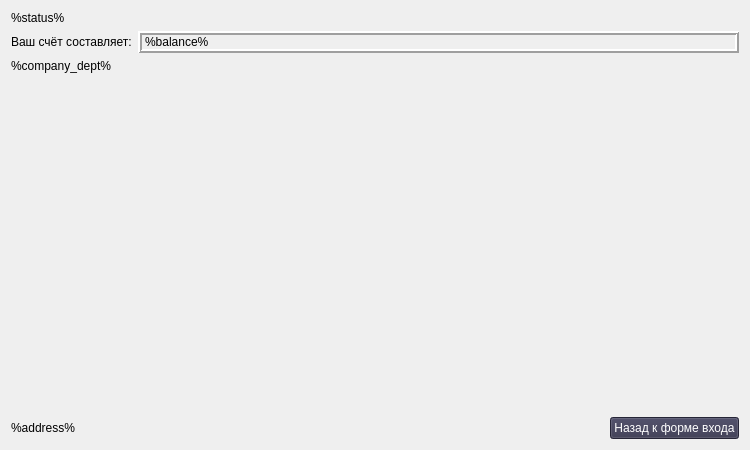
<?xml version="1.0" encoding="UTF-8"?>
<ui version="4.0">
 <class>admin</class>
 <widget class="QWidget" name="admin">
  <property name="geometry">
   <rect>
    <x>0</x>
    <y>0</y>
    <width>750</width>
    <height>450</height>
   </rect>
  </property>
  <property name="sizePolicy">
   <sizepolicy hsizetype="Fixed" vsizetype="Fixed">
    <horstretch>0</horstretch>
    <verstretch>0</verstretch>
   </sizepolicy>
  </property>
  <property name="minimumSize">
   <size>
    <width>750</width>
    <height>450</height>
   </size>
  </property>
  <property name="maximumSize">
   <size>
    <width>750</width>
    <height>450</height>
   </size>
  </property>
  <property name="windowTitle">
   <string>Форма</string>
  </property>
  <layout class="QVBoxLayout" name="verticalLayout">
   <item>
    <widget class="QLabel" name="status">
     <property name="styleSheet">
      <string notr="true">font: 25 50pt &quot;Segoe UI&quot;;</string>
     </property>
     <property name="text">
      <string>%status%</string>
     </property>
    </widget>
   </item>
   <item>
    <layout class="QHBoxLayout" name="horizontalLayout">
     <item>
      <widget class="QLabel" name="label_2">
       <property name="sizePolicy">
        <sizepolicy hsizetype="Fixed" vsizetype="Fixed">
         <horstretch>0</horstretch>
         <verstretch>0</verstretch>
        </sizepolicy>
       </property>
       <property name="text">
        <string>Ваш счёт составляет:</string>
       </property>
      </widget>
     </item>
     <item>
      <widget class="QLabel" name="ad_bal">
       <property name="sizePolicy">
        <sizepolicy hsizetype="Expanding" vsizetype="Fixed">
         <horstretch>0</horstretch>
         <verstretch>0</verstretch>
        </sizepolicy>
       </property>
       <property name="frameShape">
        <enum>QFrame::Box</enum>
       </property>
       <property name="frameShadow">
        <enum>QFrame::Raised</enum>
       </property>
       <property name="lineWidth">
        <number>2</number>
       </property>
       <property name="text">
        <string>%balance%</string>
       </property>
      </widget>
     </item>
    </layout>
   </item>
   <item>
    <widget class="QLabel" name="company_dept">
     <property name="text">
      <string>%company_dept%</string>
     </property>
    </widget>
   </item>
   <item>
    <spacer name="verticalSpacer">
     <property name="orientation">
      <enum>Qt::Vertical</enum>
     </property>
     <property name="sizeHint" stdset="0">
      <size>
       <width>20</width>
       <height>235</height>
      </size>
     </property>
    </spacer>
   </item>
   <item>
    <layout class="QHBoxLayout" name="horizontalLayout_2">
     <item>
      <widget class="QLabel" name="address">
       <property name="text">
        <string>%address%</string>
       </property>
      </widget>
     </item>
     <item>
      <spacer name="horizontalSpacer">
       <property name="orientation">
        <enum>Qt::Horizontal</enum>
       </property>
       <property name="sizeHint" stdset="0">
        <size>
         <width>40</width>
         <height>20</height>
        </size>
       </property>
      </spacer>
     </item>
     <item>
      <widget class="QPushButton" name="back_b">
       <property name="styleSheet">
        <string notr="true">background-color: rgb(53, 52, 77);
color: rgb(255, 255, 255);</string>
       </property>
       <property name="text">
        <string>Назад к форме входа</string>
       </property>
      </widget>
     </item>
    </layout>
   </item>
  </layout>
 </widget>
 <resources/>
 <connections>
  <connection>
   <sender>back_b</sender>
   <signal>clicked()</signal>
   <receiver>admin</receiver>
   <slot>close()</slot>
   <hints>
    <hint type="sourcelabel">
     <x>668</x>
     <y>432</y>
    </hint>
    <hint type="destinationlabel">
     <x>665</x>
     <y>349</y>
    </hint>
   </hints>
  </connection>
 </connections>
</ui>
